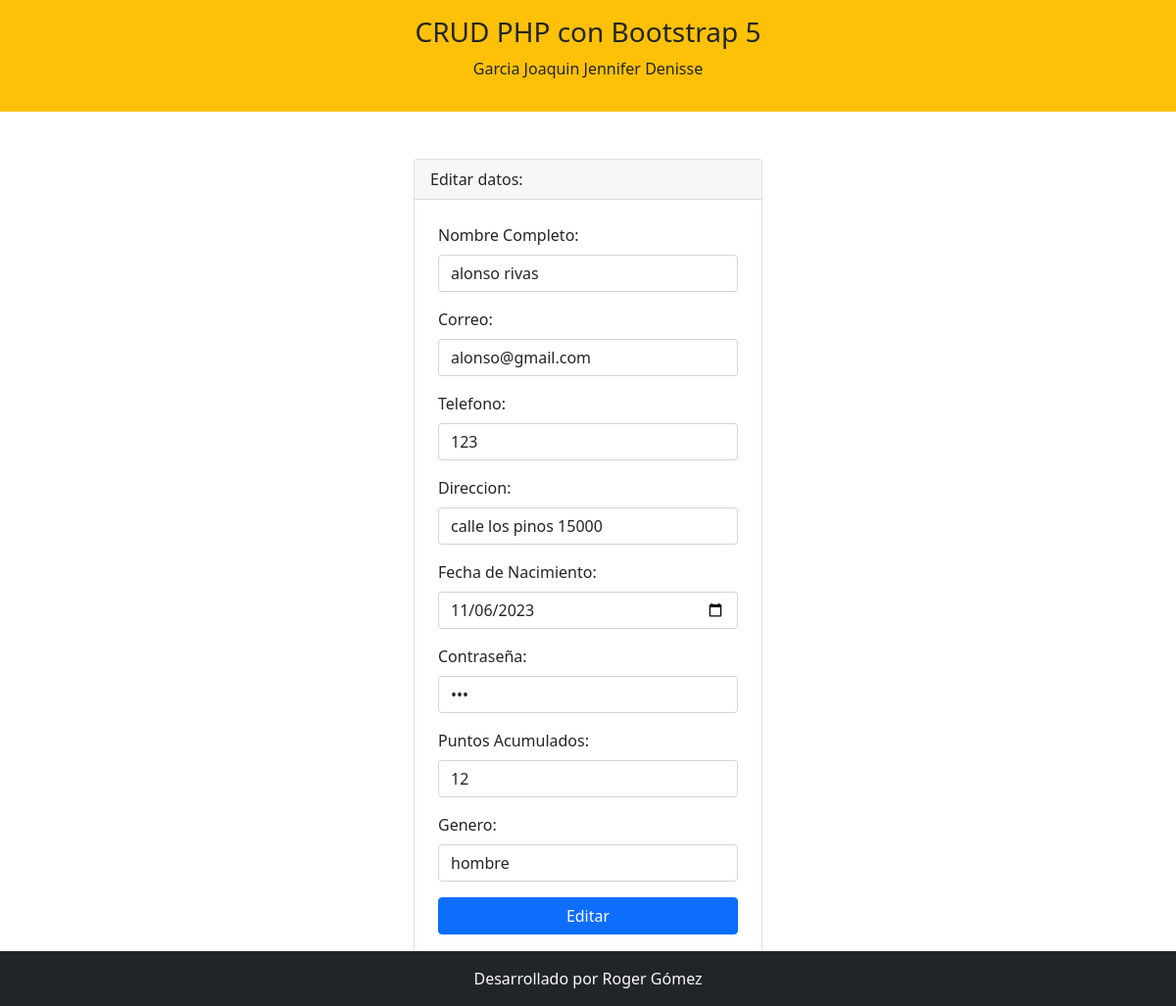
The page /editar.php?id_cliente=3 on the database its author committed.
### tables this page shows
CREATE TABLE `tbl_cliente` (
  `id_cliente` int(11) NOT NULL,
  `nombre_completo` varchar(255) NOT NULL,
  `correo` varchar(255) NOT NULL,
  `telefono` varchar(255) NOT NULL,
  `direccion` varchar(255) NOT NULL,
  `fecha_nacimiento` date NOT NULL,
  `contrasena` varchar(255) NOT NULL,
  `puntos_acumulados` int(255) NOT NULL,
  `genero` varchar(255) NOT NULL
);

### editar.php (the view, shortened to what this page needs)
<?php include 'template/header.php' ?>
<?php
    include_once 'model/conexion.php';
    $id_cliente = $_GET['id_cliente'];
    $sentencia = $bd->prepare("SELECT * FROM tbl_cliente WHERE id_cliente = ?;");
    $sentencia->execute([$id_cliente]);
    $cliente = $sentencia->fetch(PDO::FETCH_OBJ);
?>
<div class="container mt-5 mb-5">
    <div class="row justify-content-center">
        <div class="col-md-4">
            <div class="card">
                <div class="card-header">
                    Editar datos:
                </div>
                <form class="p-4" method="POST" action="editarProceso.php">
                    <div class="mb-3">
                        <label class="form-label">Nombre Completo: </label>
                        <input type="text" class="form-control" name="nombre_completo" required
                        value="<?php echo $cliente->nombre_completo; ?>">
                    </div>
                    <div class="mb-3">
                        <label class="form-label">Correo: </label>
                        <input type="text" class="form-control" name="correo" autofocus required
                        value="<?php echo $cliente->correo; ?>">
                    </div>
                    <div class="mb-3">
                        <label class="form-label">Telefono: </label>
                        <input type="text" class="form-control" name="telefono" autofocus required
                        value="<?php echo $cliente->telefono; ?>">
                    </div>
                    <div class="mb-3">
                        <label class="form-label">Direccion: </label>
                        <input type="text" class="form-control" name="direccion" autofocus required
                        value="<?php echo $cliente->direccion; ?>">
                    </div>
                    <div class="mb-3">
                        <label class="form-label">Fecha de Nacimiento: </label>
                        <input type="date" class="form-control" name="fecha_nacimiento" autofocus required
                        value="<?php echo $cliente->fecha_nacimiento; ?>">
                    </div>
                    <div class="mb-3">
                        <label class="form-label">Contraseña: </label>
                        <input type="password" class="form-control" name="contrasena" autofocus required
                        value="<?php echo $cliente->contrasena; ?>">
                    </div>
                    <div class="mb-3">
                        <label class="form-label">Puntos Acumulados: </label>
                        <input type="text" class="form-control" name="puntos_acumulados" autofocus required
                        value="<?php echo $cliente->puntos_acumulados; ?>">
                    </div>
                    <div class="mb-3">
                        <label class="form-label">Genero: </label>
                        <input type="text" class="form-control" name="genero" autofocus required
                        value="<?php echo $cliente->genero; ?>">
                    </div>
                    <div class="d-grid">
                        <input type="submit" class="btn btn-primary" value="Editar">
                    </div>
                </form>
            </div>
        </div>
    </div>
</div>
<?php include 'template/footer.php' ?>

### rows shown on the page
tbl_cliente: nombre_completo "alonso rivas", correo "alonso@gmail.com", telefono "123", direccion "calle los pinos 15000", fecha_nacimiento "11/06/2023", puntos_acumulados "12", genero "hombre"
